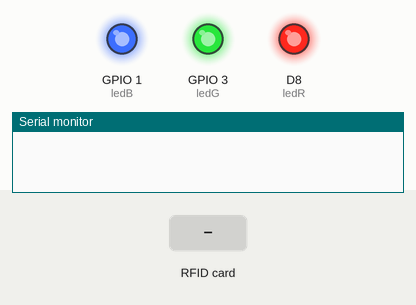
Recording of a sketch running on a simulated ESP8266 (NodeMCU). On the bench: output pins drawn as LEDs (lit = HIGH), the last lines printed to the serial monitor. The inputs (shaded band) are chosen by the test bench. WiFi joins after 1.5 s; servers stay silent unless stated.

Above: at 3.2 s.
3.3 s: RFID card 5E 7A 19 C4 held to the reader
At 3.7 s:
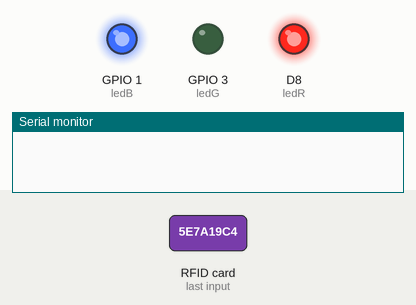
At 4.11 s:
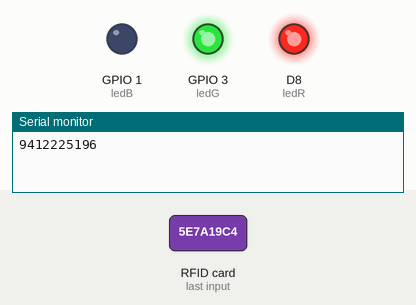
5.7 s: RFID card 5E 7A 19 C4 held to the reader
At 6.1 s:
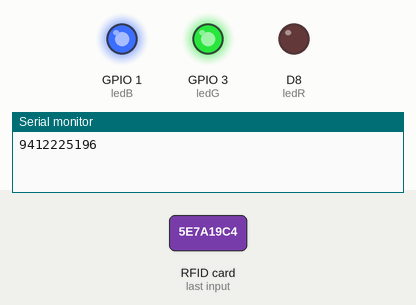
Timing chart, 0 to 8.7 s (numbered marks = the images above; inputs shaded):
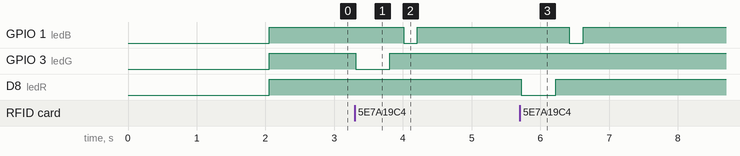

The sketch:

RFID_Reader.ino
```cpp
#include <SPI.h>
#include <MFRC522.h>
#include <ESP8266WiFi.h>

const char* ssid = "WIFI2";                // hotspot ssid
const char* password = "123456789";        // hotspot password
IPAddress javaServerIP(192, 168, 137, 1);  // IP address of the Java listener
int port = 9090;
WiFiClient client;

constexpr uint8_t RST_PIN = D3;  // Configurable, see typical pin layout above
constexpr uint8_t SS_PIN = D4;   // Configurable, see typical pin layout above
byte ledR = D8;
byte ledG = D9;
byte ledB = D10;
MFRC522 rfid(SS_PIN, RST_PIN);  // Instance of the class
MFRC522::MIFARE_Key key;
String tag;
String oldTag;

void setup() {
  Serial.begin(9600);
  WiFi.begin(ssid, password);
  while (WiFi.status() != WL_CONNECTED) {
    delay(1000);
  }
  client.setTimeout(100);
  SPI.begin();      // Init SPI bus
  rfid.PCD_Init();  // Init MFRC522
  pinMode(ledR, OUTPUT);
  pinMode(ledG, OUTPUT);
  pinMode(ledB, OUTPUT);
  digitalWrite(ledR, HIGH);  //wyłączamy czerowny kolor
  digitalWrite(ledG, HIGH);  //wyłączamy zielony kolor
  digitalWrite(ledB, HIGH);  //wyłączamy neiebieski kolor
}
void loop() {
  if (!rfid.PICC_IsNewCardPresent()) {
    return;
  }
  if (rfid.PICC_ReadCardSerial()) {
    for (byte i = 0; i < 4; i++) {
      tag += rfid.uid.uidByte[i];
    }
    if (oldTag != tag) {
      oldTag = tag;
      digitalWrite(ledG, LOW);  //wyłączamy zielony kolor
      delay(500);
      digitalWrite(ledG, HIGH);  //wyłączamy zielony kolor
    } else {
      digitalWrite(ledR, LOW);  //wyłączamy czerowny kolor
      delay(500);
      digitalWrite(ledR, HIGH);  //wyłączamy czerowny kolor
    }
    rfid.PICC_HaltA();
    rfid.PCD_StopCrypto1();
    Serial.println(tag);
    if (client.connect(javaServerIP, port)) {
      if (client.connected()) {
        digitalWrite(ledB, LOW);  //wyłączamy niebieski kolor
        delay(200);
        digitalWrite(ledB, HIGH);  //wyłączamy niebieski kolor
        client.print(tag);
        client.stop();
      }
    }
    tag = "";
  }
}
```

Measured:
- after the input at 3.3 s, GPIO 1 (ledB): HIGH → LOW after 0.71 s, → HIGH 0.20 s later; GPIO 3 (ledG): HIGH → LOW at once, → HIGH 0.50 s later
- after the input at 5.7 s, GPIO 1 (ledB): HIGH → LOW after 0.72 s, → HIGH 0.20 s later; D8 (ledR): HIGH → LOW at once, → HIGH 0.50 s later
